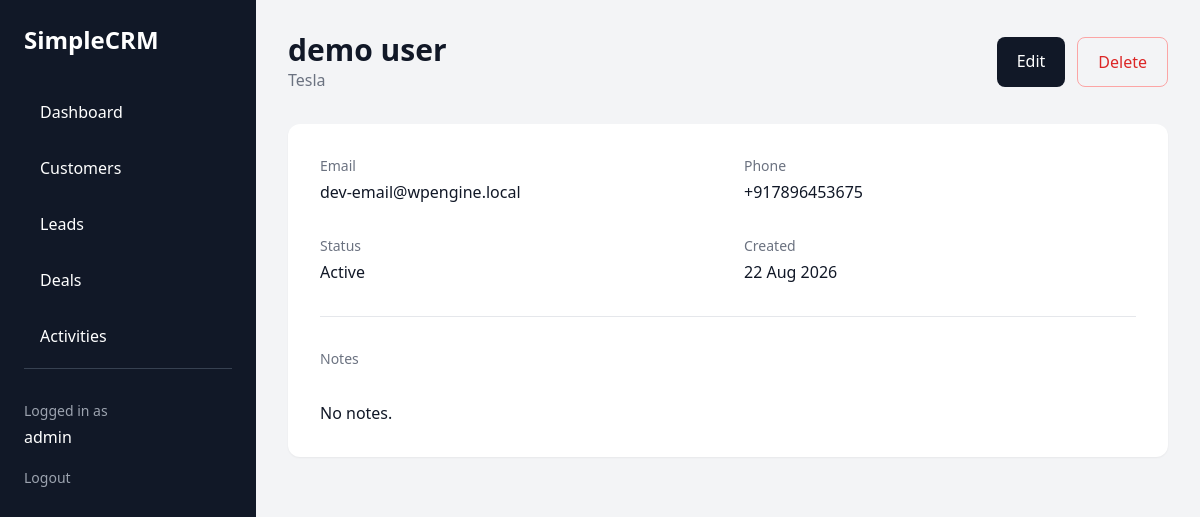
/customers/2/ (signed in), run on the app's committed database.
### crm/models.py (models this page shows, shortened)
class Customer(models.Model):
    STATUS_CHOICES = [
        ("active", "Active"),
        ("inactive", "Inactive"),
    ]
    name = models.CharField(max_length=150)
    email = models.EmailField(blank=True)
    phone = models.CharField(max_length=30, blank=True)
    company = models.CharField(max_length=150, blank=True)
    notes = models.TextField(blank=True)
    status = models.CharField(
        max_length=20,
        choices=STATUS_CHOICES,
        default="active"
    )
    owner = models.ForeignKey(
    User,
    on_delete=models.SET_NULL,
    null=True,
    blank=True,
    related_name="customers",
    )
    created_at = models.DateTimeField(auto_now_add=True)
    updated_at = models.DateTimeField(auto_now=True)

### crm/views.py (the view)
@login_required
def customer_detail(request, pk):
    if is_manager_or_admin(request.user):
        customer = get_object_or_404(
            Customer,
            pk=pk
        )
    else:
        customer = get_object_or_404(
            Customer,
            pk=pk,
            owner=request.user
        )
    return render(
        request,
        "crm/customers/detail.html",
        {"customer": customer}
    )

### crm/views.py (called while the page is built)
def is_manager_or_admin(user):
    return user.is_superuser or user.is_staff

### crm/templates/crm/customers/detail.html (shortened to what this page needs)
{% extends "crm/base.html" %}
{% block content %}
<div class="flex justify-between items-center mb-8">
    <div>
        <h2 class="text-3xl font-bold">
            {{ customer.name }}
        </h2>
        <p class="text-gray-500">
            {{ customer.company|default:"No company" }}
        </p>
    </div>
    <div class="flex gap-3">
        <a
            href="{% url 'customer_edit' customer.pk %}"
            class="bg-gray-900 text-white px-5 py-3 rounded-lg"
        >
            Edit
        </a>
        <a
            href="{% url 'customer_delete' customer.pk %}"
            class="border border-red-300 text-red-600 px-5 py-3 rounded-lg"
        >
            Delete
        </a>
    </div>
</div>
<div class="bg-white rounded-xl shadow-sm p-8">
    <div class="grid md:grid-cols-2 gap-8">
        <div>
            <p class="text-sm text-gray-500">
                Email
            </p>
            <p class="font-medium mt-1">
                {{ customer.email|default:"-" }}
            </p>
        </div>
        <div>
            <p class="text-sm text-gray-500">
                Phone
            </p>
            <p class="font-medium mt-1">
                {{ customer.phone|default:"-" }}
            </p>
        </div>
        <div>
            <p class="text-sm text-gray-500">
                Status
            </p>
            <p class="font-medium mt-1">
                {{ customer.get_status_display }}
            </p>
        </div>
        <div>
            <p class="text-sm text-gray-500">
                Created
            </p>
            <p class="font-medium mt-1">
                {{ customer.created_at|date:"d M Y" }}
            </p>
        </div>
    </div>
    <div class="mt-8 pt-8 border-t">
        <p class="text-sm text-gray-500">
            Notes
        </p>
        <p class="mt-2 whitespace-pre-line">
            {{ customer.notes|default:"No notes." }}
        </p>
    </div>
</div>
{% endblock %}

### crm/templates/crm/base.html (shortened to what this page needs)
<!DOCTYPE html>
<html lang="en">
<head>
    <script src="https://cdn.tailwindcss.com"></script>
</head>
<body class="bg-gray-100 text-gray-900">
    <div class="flex min-h-screen">
        <aside class="w-64 bg-gray-900 text-white p-6">
            <h1 class="text-2xl font-bold mb-8">
                SimpleCRM
            </h1>
            <nav class="space-y-2">
                <a href="{% url 'dashboard' %}"
                   class="block px-4 py-3 rounded-lg hover:bg-gray-800">
                    Dashboard
                </a>
                <a href="{% url 'customer_list' %}"
                    class="block px-4 py-3 rounded-lg hover:bg-gray-800">
                        Customers
                </a>
                <a
    href="{% url 'lead_list' %}"
    class="block px-4 py-3 rounded-lg hover:bg-gray-800"
>
    Leads
</a>
                <a
    href="{% url 'deal_list' %}"
    class="block px-4 py-3 rounded-lg hover:bg-gray-800"
>
    Deals
</a>
                <a
    href="{% url 'activity_list' %}"
    class="block px-4 py-3 rounded-lg hover:bg-gray-800"
>
    Activities
</a>
<div class="mt-auto pt-8 border-t border-gray-700">
    <p class="text-sm text-gray-400">
        Logged in as
    </p>
    <p class="font-medium mt-1">
        {{ request.user.username }}
    </p>
    <form
        method="POST"
        action="{% url 'logout' %}"
        class="mt-4"
    >
        <button
            type="submit"
            class="text-sm text-gray-400 hover:text-white"
        >
            Logout
        </button>
    </form>
</div>
            </nav>
        </aside>
        <main class="flex-1 p-8">
            {% block content %}
            {% endblock %}
        </main>
    </div>
</body>
</html>

### data on the page
Customer: name "demo user", company "Tesla", email "dev-email@wpengine.local", phone "+917896453675", status "Active", created_at "22 Aug 2026", notes "No notes."

### other printed values
{{ request.user.username }} "admin"
